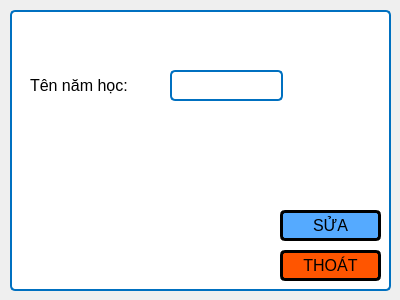
<?xml version="1.0" encoding="UTF-8"?>
<ui version="4.0">
 <class>man_hinh_sua_nam_hoc</class>
 <widget class="QWidget" name="man_hinh_sua_nam_hoc">
  <property name="geometry">
   <rect>
    <x>0</x>
    <y>0</y>
    <width>400</width>
    <height>300</height>
   </rect>
  </property>
  <property name="windowTitle">
   <string>Form</string>
  </property>
  <widget class="QLabel" name="label">
   <property name="geometry">
    <rect>
     <x>30</x>
     <y>70</y>
     <width>131</width>
     <height>31</height>
    </rect>
   </property>
   <property name="font">
    <font>
     <family>Tahoma</family>
     <pointsize>12</pointsize>
     <bold>false</bold>
    </font>
   </property>
   <property name="styleSheet">
    <string notr="true">border:none;</string>
   </property>
   <property name="text">
    <string>Tên năm học: </string>
   </property>
  </widget>
  <widget class="QLineEdit" name="ten_nam_hoc">
   <property name="geometry">
    <rect>
     <x>170</x>
     <y>70</y>
     <width>113</width>
     <height>31</height>
    </rect>
   </property>
   <property name="font">
    <font>
     <family>Tahoma</family>
     <pointsize>12</pointsize>
    </font>
   </property>
   <property name="styleSheet">
    <string notr="true">border: 2px solid rgb(0, 112, 192);
background-color: rgb(255, 255, 255);
border-radius: 5px</string>
   </property>
  </widget>
  <widget class="QLabel" name="label_8">
   <property name="geometry">
    <rect>
     <x>10</x>
     <y>10</y>
     <width>381</width>
     <height>281</height>
    </rect>
   </property>
   <property name="styleSheet">
    <string notr="true">border: 2px solid rgb(0, 112, 192);
background-color: rgb(255, 255, 255);
border-radius: 5px</string>
   </property>
   <property name="text">
    <string/>
   </property>
  </widget>
  <widget class="QPushButton" name="thoat">
   <property name="geometry">
    <rect>
     <x>280</x>
     <y>250</y>
     <width>101</width>
     <height>31</height>
    </rect>
   </property>
   <property name="font">
    <font>
     <family>Tahoma</family>
     <pointsize>12</pointsize>
     <bold>false</bold>
    </font>
   </property>
   <property name="styleSheet">
    <string notr="true">border: 3px solid rgb(0,0,0);
background-color: rgb(255, 85, 0);
border-radius: 5px;</string>
   </property>
   <property name="text">
    <string>THOÁT</string>
   </property>
   <property name="icon">
    <iconset>
     <normalon>:/images/32_n.png</normalon>
    </iconset>
   </property>
  </widget>
  <widget class="QPushButton" name="sua">
   <property name="geometry">
    <rect>
     <x>280</x>
     <y>210</y>
     <width>101</width>
     <height>31</height>
    </rect>
   </property>
   <property name="font">
    <font>
     <family>Tahoma</family>
     <pointsize>12</pointsize>
     <bold>false</bold>
    </font>
   </property>
   <property name="styleSheet">
    <string notr="true">border: 3px solid rgb(0,0,0);
background-color: rgb(85, 170, 255);
border-radius: 5px;</string>
   </property>
   <property name="text">
    <string>SỬA</string>
   </property>
   <property name="icon">
    <iconset>
     <normalon>:/images/334_n.png</normalon>
    </iconset>
   </property>
  </widget>
  <zorder>label_8</zorder>
  <zorder>label</zorder>
  <zorder>ten_nam_hoc</zorder>
  <zorder>thoat</zorder>
  <zorder>sua</zorder>
 </widget>
 <resources>
  <include location="../resource.qrc"/>
 </resources>
 <connections/>
</ui>
